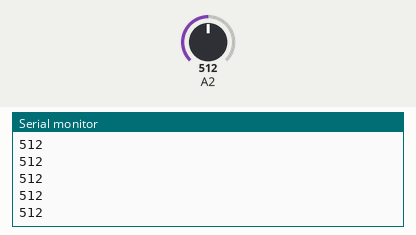
This sketch was run on a simulated Arduino Uno, built with avr-gcc and run on an emulated ATmega328P. Parts: the last lines printed to the serial monitor. The test bench sets the inputs (shaded band); at power-on: A2 = 512.

Above: at 0.8 s.
0.9 s: A2 set to 716
At 1.9 s:
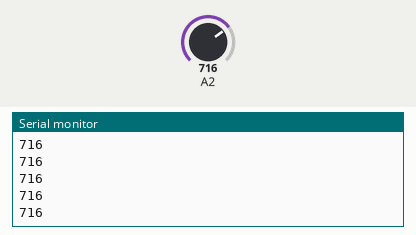
2.4 s: A2 set to 900
At 3.1 s:
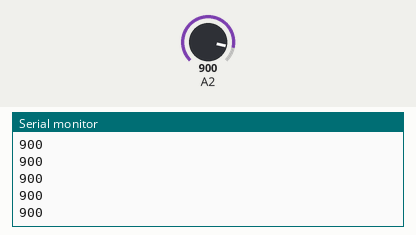
Timing chart, 0 to 5.4 s (numbered marks = the images above; inputs shaded):
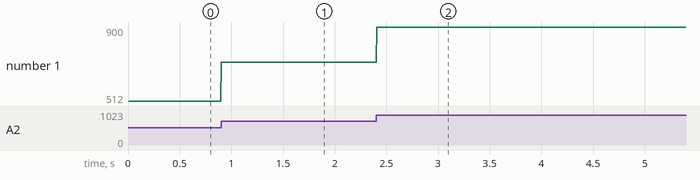

Measured:
- after the input at 0.9 s, the serial monitor: prints a new line at once (image 1)
- after the input at 2.4 s, the serial monitor: prints a new line at once (image 2)
- plotted number 1: 512 → 716 after the input at 0.9 s, 716 → 900 after the input at 2.4 s

The sketch:

voltage_ADC_TX.ino
```cpp
// AVR code to read voltage levels using ADC and transmit through UART
// Atmega328p
// ADC input - ADC5 - PC5

#include<avr/io.h>
#include<stdlib.h>

#define F_CPU 16000000
#define BAUD 9600
#define BAUDRATE (((F_CPU / (BAUD * 16UL))) - 1)  // Baud rate of 9600 programmed.

int i=0, adc=0;
float v_value=0;
char str[4] = "ADC:";
char adc_str[5];

void uart_tx(char* data)         // Function to transmit string
{
  for(i=0; data[i]!=0; i++)
  {
    while (!( UCSR0A & (1<<UDRE0)));  // Wait till buffer is empty
    UDR0 = data[i];                 // Load character to be transmitted
  }
  while (!( UCSR0A & (1<<UDRE0)));  // Wait till buffer is empty
  UDR0 = '\n';                 // Load character to be transmitted
}

int ADC_convert()
{
  ADCSRA|=(1<<ADSC);
  while(ADCSRA&(1<<ADSC));
  return ADC;
}

int main()
{
  // Setting up ADC
  ADMUX=(1<<REFS0)|(1<<ADPS1);               // Internal Vref, ADC1
  ADCSRA=(1<<ADEN);  // Prescaler 128

  // Setting up UART
  UBRR0L = (BAUDRATE);     // Set the required baud rate, upper register
  UBRR0H = (BAUDRATE>>8);  // Set the required baud rate, lower register
  UCSR0B|= (1<<TXEN0);     // Enable TRANSMISSION
  uart_tx(str);
  while(1)
  {
    adc = ADC_convert();
    itoa(adc,adc_str,10);
    uart_tx(adc_str);
  }

  return 0;
}
```
